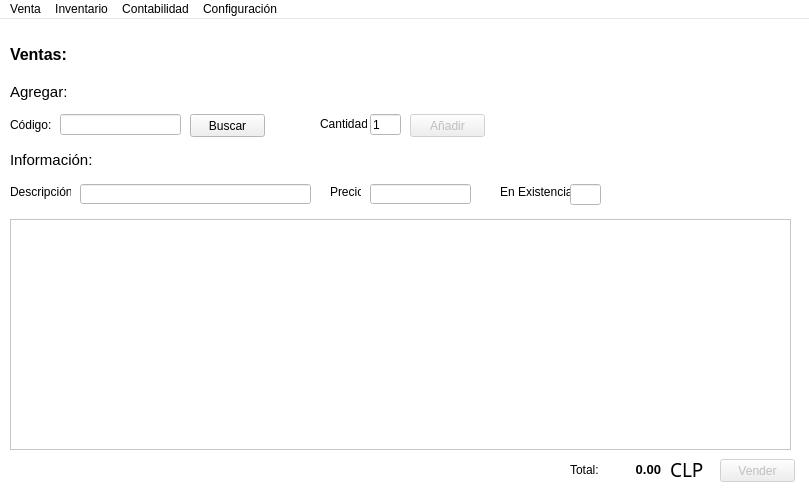
<?xml version="1.0" encoding="UTF-8"?>
<ui version="4.0">
 <class>Venta</class>
 <widget class="QMainWindow" name="Venta">
  <property name="geometry">
   <rect>
    <x>0</x>
    <y>0</y>
    <width>809</width>
    <height>499</height>
   </rect>
  </property>
  <property name="palette">
   <palette>
    <active>
     <colorrole role="Base">
      <brush brushstyle="SolidPattern">
       <color alpha="255">
        <red>255</red>
        <green>255</green>
        <blue>255</blue>
       </color>
      </brush>
     </colorrole>
     <colorrole role="Window">
      <brush brushstyle="SolidPattern">
       <color alpha="255">
        <red>255</red>
        <green>255</green>
        <blue>255</blue>
       </color>
      </brush>
     </colorrole>
     <colorrole role="Shadow">
      <brush brushstyle="SolidPattern">
       <color alpha="255">
        <red>0</red>
        <green>0</green>
        <blue>0</blue>
       </color>
      </brush>
     </colorrole>
    </active>
    <inactive>
     <colorrole role="Base">
      <brush brushstyle="SolidPattern">
       <color alpha="255">
        <red>255</red>
        <green>255</green>
        <blue>255</blue>
       </color>
      </brush>
     </colorrole>
     <colorrole role="Window">
      <brush brushstyle="SolidPattern">
       <color alpha="255">
        <red>255</red>
        <green>255</green>
        <blue>255</blue>
       </color>
      </brush>
     </colorrole>
     <colorrole role="Shadow">
      <brush brushstyle="SolidPattern">
       <color alpha="255">
        <red>0</red>
        <green>0</green>
        <blue>0</blue>
       </color>
      </brush>
     </colorrole>
    </inactive>
    <disabled>
     <colorrole role="Base">
      <brush brushstyle="SolidPattern">
       <color alpha="255">
        <red>255</red>
        <green>255</green>
        <blue>255</blue>
       </color>
      </brush>
     </colorrole>
     <colorrole role="Window">
      <brush brushstyle="SolidPattern">
       <color alpha="255">
        <red>255</red>
        <green>255</green>
        <blue>255</blue>
       </color>
      </brush>
     </colorrole>
     <colorrole role="Shadow">
      <brush brushstyle="SolidPattern">
       <color alpha="255">
        <red>0</red>
        <green>0</green>
        <blue>0</blue>
       </color>
      </brush>
     </colorrole>
    </disabled>
   </palette>
  </property>
  <property name="windowTitle">
   <string>HiCell-Venta</string>
  </property>
  <property name="windowIcon">
   <iconset resource="resource.qrc">
    <normaloff>:/new/prefix2/icono.png</normaloff>:/new/prefix2/icono.png</iconset>
  </property>
  <widget class="QWidget" name="centralwidget">
   <widget class="QLabel" name="label">
    <property name="geometry">
     <rect>
      <x>10</x>
      <y>95</y>
      <width>47</width>
      <height>21</height>
     </rect>
    </property>
    <property name="text">
     <string>Código:</string>
    </property>
   </widget>
   <widget class="QLineEdit" name="lineEdit_vCodigo">
    <property name="geometry">
     <rect>
      <x>60</x>
      <y>95</y>
      <width>121</width>
      <height>21</height>
     </rect>
    </property>
    <property name="layoutDirection">
     <enum>Qt::LeftToRight</enum>
    </property>
   </widget>
   <widget class="QLabel" name="label_4">
    <property name="geometry">
     <rect>
      <x>570</x>
      <y>440</y>
      <width>31</width>
      <height>21</height>
     </rect>
    </property>
    <property name="text">
     <string>Total:</string>
    </property>
   </widget>
   <widget class="QLabel" name="label_5">
    <property name="geometry">
     <rect>
      <x>670</x>
      <y>440</y>
      <width>41</width>
      <height>21</height>
     </rect>
    </property>
    <property name="font">
     <font>
      <family>Segoe MDL2 Assets</family>
      <pointsize>14</pointsize>
     </font>
    </property>
    <property name="text">
     <string>CLP</string>
    </property>
    <property name="textFormat">
     <enum>Qt::PlainText</enum>
    </property>
   </widget>
   <widget class="QPushButton" name="pushButton_vVender">
    <property name="enabled">
     <bool>false</bool>
    </property>
    <property name="geometry">
     <rect>
      <x>720</x>
      <y>440</y>
      <width>75</width>
      <height>23</height>
     </rect>
    </property>
    <property name="text">
     <string>Vender</string>
    </property>
   </widget>
   <widget class="QTableWidget" name="tableWidget">
    <property name="enabled">
     <bool>true</bool>
    </property>
    <property name="geometry">
     <rect>
      <x>10</x>
      <y>200</y>
      <width>781</width>
      <height>231</height>
     </rect>
    </property>
    <property name="editTriggers">
     <set>QAbstractItemView::NoEditTriggers</set>
    </property>
    <property name="selectionMode">
     <enum>QAbstractItemView::NoSelection</enum>
    </property>
    <property name="selectionBehavior">
     <enum>QAbstractItemView::SelectItems</enum>
    </property>
    <property name="cornerButtonEnabled">
     <bool>true</bool>
    </property>
    <attribute name="horizontalHeaderCascadingSectionResizes">
     <bool>false</bool>
    </attribute>
    <attribute name="verticalHeaderVisible">
     <bool>false</bool>
    </attribute>
    <attribute name="verticalHeaderHighlightSections">
     <bool>false</bool>
    </attribute>
   </widget>
   <widget class="QLineEdit" name="lineEdit_vCantidad">
    <property name="geometry">
     <rect>
      <x>370</x>
      <y>95</y>
      <width>31</width>
      <height>21</height>
     </rect>
    </property>
    <property name="text">
     <string>1</string>
    </property>
   </widget>
   <widget class="QLabel" name="label_6">
    <property name="geometry">
     <rect>
      <x>320</x>
      <y>97</y>
      <width>47</width>
      <height>16</height>
     </rect>
    </property>
    <property name="text">
     <string>Cantidad:</string>
    </property>
   </widget>
   <widget class="QPushButton" name="pushButton_vAgregar">
    <property name="enabled">
     <bool>false</bool>
    </property>
    <property name="geometry">
     <rect>
      <x>410</x>
      <y>95</y>
      <width>75</width>
      <height>23</height>
     </rect>
    </property>
    <property name="text">
     <string>Añadir</string>
    </property>
   </widget>
   <widget class="QLabel" name="label_vTotal">
    <property name="geometry">
     <rect>
      <x>600</x>
      <y>440</y>
      <width>61</width>
      <height>21</height>
     </rect>
    </property>
    <property name="font">
     <font>
      <pointsize>10</pointsize>
      <weight>75</weight>
      <bold>true</bold>
     </font>
    </property>
    <property name="layoutDirection">
     <enum>Qt::RightToLeft</enum>
    </property>
    <property name="text">
     <string>0.00</string>
    </property>
    <property name="alignment">
     <set>Qt::AlignRight|Qt::AlignTrailing|Qt::AlignVCenter</set>
    </property>
   </widget>
   <widget class="QLineEdit" name="lineEdit_vDescripcion">
    <property name="enabled">
     <bool>false</bool>
    </property>
    <property name="geometry">
     <rect>
      <x>80</x>
      <y>165</y>
      <width>231</width>
      <height>20</height>
     </rect>
    </property>
   </widget>
   <widget class="QLabel" name="label_7">
    <property name="geometry">
     <rect>
      <x>10</x>
      <y>165</y>
      <width>61</width>
      <height>16</height>
     </rect>
    </property>
    <property name="text">
     <string>Descripción:</string>
    </property>
   </widget>
   <widget class="QPushButton" name="pushButton_vBuscar">
    <property name="geometry">
     <rect>
      <x>190</x>
      <y>95</y>
      <width>75</width>
      <height>23</height>
     </rect>
    </property>
    <property name="text">
     <string>Buscar</string>
    </property>
    <property name="icon">
     <iconset resource="resource.qrc">
      <normaloff>:/new/prefix1/buscar.png</normaloff>:/new/prefix1/buscar.png</iconset>
    </property>
   </widget>
   <widget class="QLabel" name="label_8">
    <property name="geometry">
     <rect>
      <x>10</x>
      <y>130</y>
      <width>91</width>
      <height>21</height>
     </rect>
    </property>
    <property name="font">
     <font>
      <pointsize>11</pointsize>
      <weight>50</weight>
      <bold>false</bold>
     </font>
    </property>
    <property name="text">
     <string>Información:</string>
    </property>
   </widget>
   <widget class="QLabel" name="label_9">
    <property name="geometry">
     <rect>
      <x>500</x>
      <y>165</y>
      <width>71</width>
      <height>16</height>
     </rect>
    </property>
    <property name="text">
     <string>En Existencia</string>
    </property>
   </widget>
   <widget class="QLineEdit" name="lineEdit_vExistencia">
    <property name="enabled">
     <bool>false</bool>
    </property>
    <property name="geometry">
     <rect>
      <x>570</x>
      <y>165</y>
      <width>31</width>
      <height>21</height>
     </rect>
    </property>
    <property name="text">
     <string/>
    </property>
   </widget>
   <widget class="QLabel" name="label_10">
    <property name="geometry">
     <rect>
      <x>10</x>
      <y>65</y>
      <width>91</width>
      <height>16</height>
     </rect>
    </property>
    <property name="font">
     <font>
      <pointsize>11</pointsize>
      <weight>50</weight>
      <bold>false</bold>
     </font>
    </property>
    <property name="text">
     <string>Agregar:</string>
    </property>
   </widget>
   <widget class="QLabel" name="label_11">
    <property name="geometry">
     <rect>
      <x>330</x>
      <y>165</y>
      <width>31</width>
      <height>16</height>
     </rect>
    </property>
    <property name="text">
     <string>Precio:</string>
    </property>
   </widget>
   <widget class="QLineEdit" name="lineEdit_vPrecio">
    <property name="enabled">
     <bool>false</bool>
    </property>
    <property name="geometry">
     <rect>
      <x>370</x>
      <y>165</y>
      <width>101</width>
      <height>20</height>
     </rect>
    </property>
   </widget>
   <widget class="QLabel" name="label_12">
    <property name="geometry">
     <rect>
      <x>10</x>
      <y>20</y>
      <width>71</width>
      <height>31</height>
     </rect>
    </property>
    <property name="font">
     <font>
      <pointsize>12</pointsize>
      <weight>75</weight>
      <bold>true</bold>
     </font>
    </property>
    <property name="text">
     <string>Ventas:</string>
    </property>
   </widget>
   <widget class="QLabel" name="label_13">
    <property name="geometry">
     <rect>
      <x>600</x>
      <y>10</y>
      <width>181</width>
      <height>51</height>
     </rect>
    </property>
    <property name="text">
     <string/>
    </property>
    <property name="pixmap">
     <pixmap resource="resource.qrc">:/new/prefix1/hicell.png</pixmap>
    </property>
    <property name="scaledContents">
     <bool>true</bool>
    </property>
   </widget>
   <zorder>tableWidget</zorder>
   <zorder>label</zorder>
   <zorder>lineEdit_vCodigo</zorder>
   <zorder>label_4</zorder>
   <zorder>label_5</zorder>
   <zorder>pushButton_vVender</zorder>
   <zorder>lineEdit_vCantidad</zorder>
   <zorder>label_6</zorder>
   <zorder>pushButton_vAgregar</zorder>
   <zorder>label_vTotal</zorder>
   <zorder>lineEdit_vDescripcion</zorder>
   <zorder>label_7</zorder>
   <zorder>pushButton_vBuscar</zorder>
   <zorder>label_8</zorder>
   <zorder>label_9</zorder>
   <zorder>lineEdit_vExistencia</zorder>
   <zorder>label_10</zorder>
   <zorder>label_11</zorder>
   <zorder>lineEdit_vPrecio</zorder>
   <zorder>label_12</zorder>
   <zorder>label_13</zorder>
  </widget>
  <widget class="QMenuBar" name="menuBar">
   <property name="geometry">
    <rect>
     <x>0</x>
     <y>0</y>
     <width>809</width>
     <height>21</height>
    </rect>
   </property>
   <widget class="QMenu" name="menuVenta">
    <property name="title">
     <string>Venta</string>
    </property>
    <addaction name="actionVenta"/>
    <addaction name="actionDetalle"/>
   </widget>
   <widget class="QMenu" name="menuInventario">
    <property name="title">
     <string>Inventario</string>
    </property>
    <addaction name="actionInventario"/>
    <addaction name="actionActualizar"/>
   </widget>
   <widget class="QMenu" name="menuContabilidad">
    <property name="title">
     <string>Contabilidad</string>
    </property>
    <addaction name="actionContabilidad"/>
    <addaction name="actionEgresos"/>
   </widget>
   <widget class="QMenu" name="menuConfiguraci_n">
    <property name="title">
     <string>Configuración</string>
    </property>
    <addaction name="actionCambio"/>
   </widget>
   <addaction name="menuVenta"/>
   <addaction name="menuInventario"/>
   <addaction name="menuContabilidad"/>
   <addaction name="menuConfiguraci_n"/>
  </widget>
  <action name="actionVenta">
   <property name="enabled">
    <bool>false</bool>
   </property>
   <property name="text">
    <string>Crear</string>
   </property>
  </action>
  <action name="actionActualizar">
   <property name="text">
    <string>Actualizar</string>
   </property>
  </action>
  <action name="actionContabilidad">
   <property name="text">
    <string>Visualizar</string>
   </property>
  </action>
  <action name="actionEgresos">
   <property name="text">
    <string>Agregar Egresos</string>
   </property>
  </action>
  <action name="actionInventario">
   <property name="text">
    <string>Visualizar</string>
   </property>
  </action>
  <action name="actionDetalle">
   <property name="text">
    <string>Modificar</string>
   </property>
  </action>
  <action name="actionCambio">
   <property name="text">
    <string>Cambio de Contraseña</string>
   </property>
  </action>
 </widget>
 <resources>
  <include location="resource.qrc"/>
 </resources>
 <connections/>
</ui>
